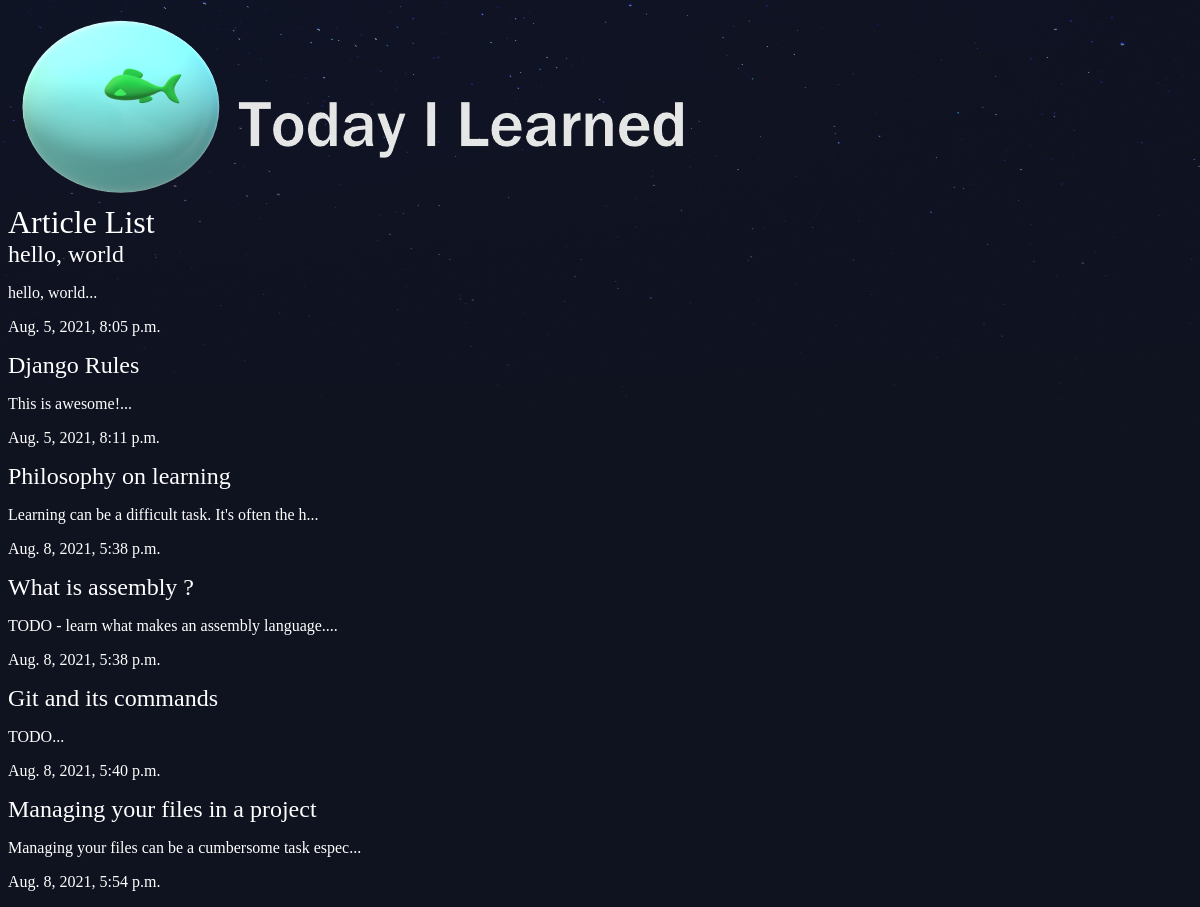
/articles/, run on an earlier commit of the app's database.
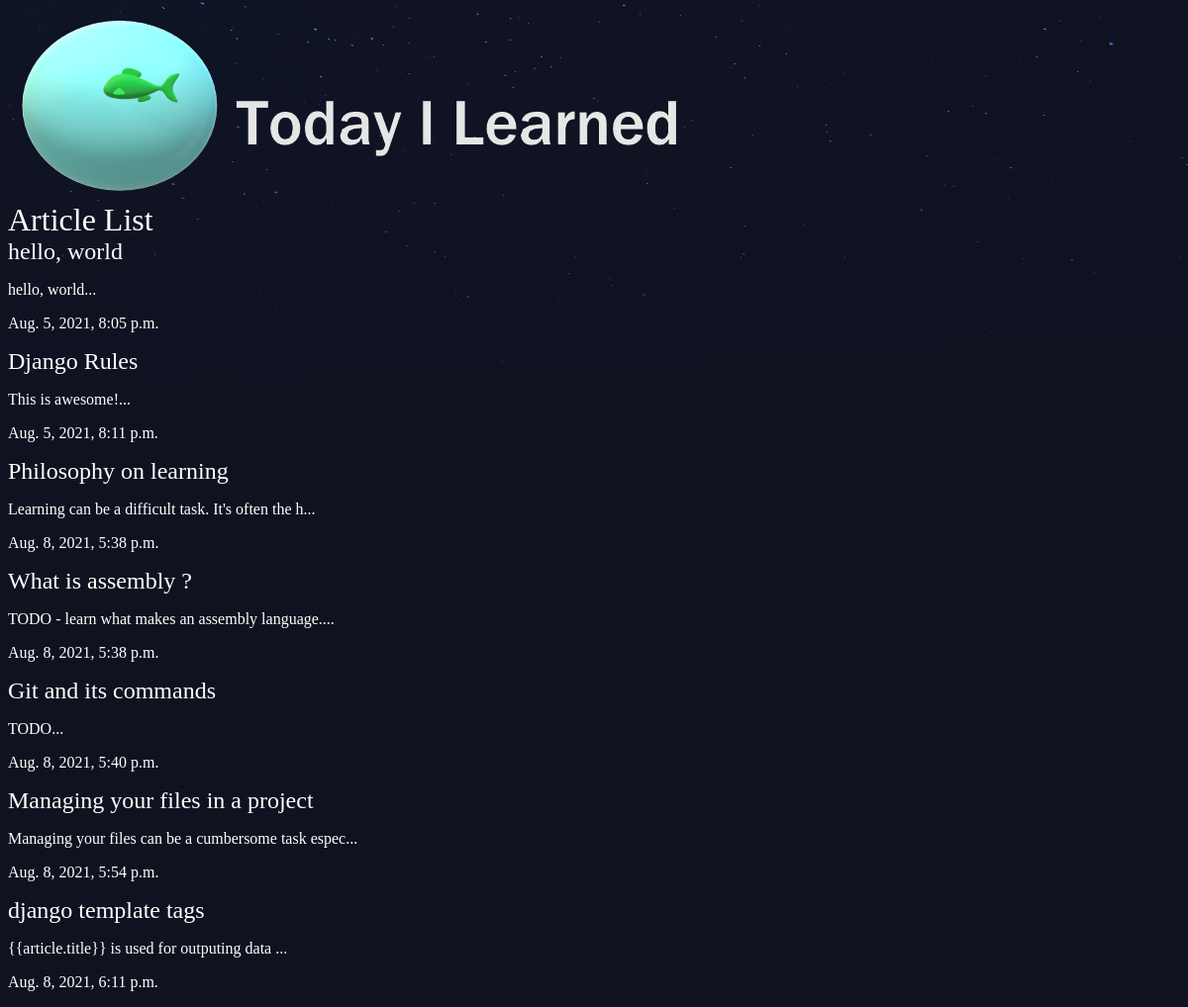
And on a later commit of the database.
### articles/models.py (models this page shows, shortened)
class Article(models.Model):
    title = CharField(max_length=100)
    body = TextField()
    slug = SlugField()
    date = DateTimeField(auto_now_add=True)
    thumbnail = models.ImageField(default='default.png', blank=True)
    def snippet(self):
        return self.body[:50] + '...'

### articles/views.py (the view)
# urls.py: path('', views.article_list, name='listView'),
def article_list(request):
    articles = Article.objects.all().order_by('date')
    return render(request, 'articles/article_list.html', {'articles': articles})

### articles/templates/articles/article_list.html
{% extends 'base_layout.html' %}
{% block content %}
<h1>Article List</h1>
<div class='articles'>
    {% for article in articles %}
    <div class='article'>
        <h2><a href="{% url 'articles:detailView' slug=article.slug %}"">{{article.title}}</a></h2>
        <p>{{article.snippet}}</p>
        <p>{{article.date}}</p>
    </div>
    {% endfor %}
</div>
{% endblock %}

What changed in the data, as far as the page shows it:
added Article: title "django template tags", snippet "{{article.title}} is used for outputing data ...", date "Aug. 8, 2021, 6:11 p.m."
